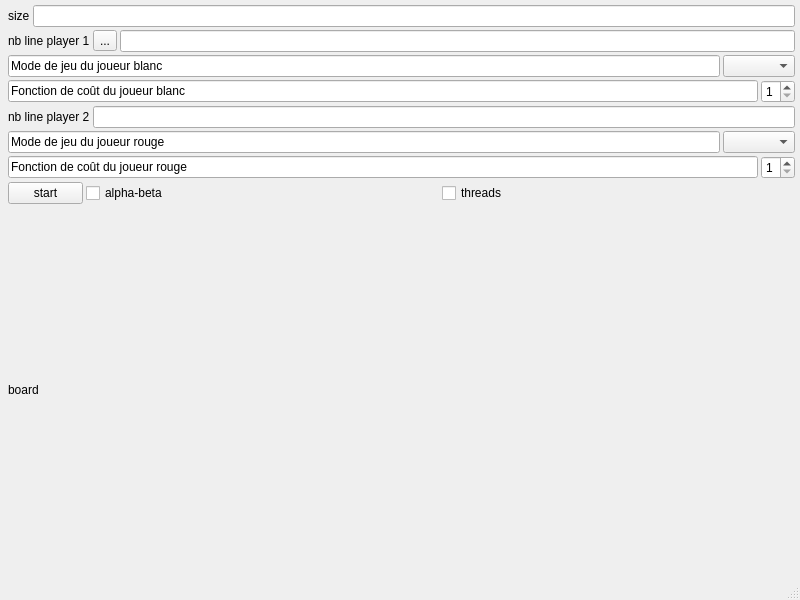
<?xml version="1.0" encoding="UTF-8"?>
<ui version="4.0">
 <class>MainWindow</class>
 <widget class="QMainWindow" name="MainWindow">
  <property name="enabled">
   <bool>true</bool>
  </property>
  <property name="geometry">
   <rect>
    <x>0</x>
    <y>0</y>
    <width>800</width>
    <height>600</height>
   </rect>
  </property>
  <property name="sizePolicy">
   <sizepolicy hsizetype="Expanding" vsizetype="MinimumExpanding">
    <horstretch>0</horstretch>
    <verstretch>0</verstretch>
   </sizepolicy>
  </property>
  <property name="windowTitle">
   <string>Jeu de dames</string>
  </property>
  <widget class="QWidget" name="centralwidget">
   <property name="sizePolicy">
    <sizepolicy hsizetype="MinimumExpanding" vsizetype="MinimumExpanding">
     <horstretch>0</horstretch>
     <verstretch>0</verstretch>
    </sizepolicy>
   </property>
   <property name="maximumSize">
    <size>
     <width>16777215</width>
     <height>16777215</height>
    </size>
   </property>
   <layout class="QHBoxLayout" name="horizontalLayout_7">
    <property name="spacing">
     <number>3</number>
    </property>
    <property name="leftMargin">
     <number>5</number>
    </property>
    <property name="topMargin">
     <number>5</number>
    </property>
    <property name="rightMargin">
     <number>5</number>
    </property>
    <property name="bottomMargin">
     <number>5</number>
    </property>
    <item>
     <widget class="QFrame" name="border">
      <property name="enabled">
       <bool>true</bool>
      </property>
      <property name="sizePolicy">
       <sizepolicy hsizetype="Fixed" vsizetype="Fixed">
        <horstretch>0</horstretch>
        <verstretch>0</verstretch>
       </sizepolicy>
      </property>
      <property name="minimumSize">
       <size>
        <width>0</width>
        <height>0</height>
       </size>
      </property>
      <property name="sizeIncrement">
       <size>
        <width>1</width>
        <height>1</height>
       </size>
      </property>
      <property name="cursor">
       <cursorShape>OpenHandCursor</cursorShape>
      </property>
      <property name="frameShape">
       <enum>QFrame::NoFrame</enum>
      </property>
      <property name="frameShadow">
       <enum>QFrame::Plain</enum>
      </property>
      <property name="lineWidth">
       <number>3</number>
      </property>
      <property name="midLineWidth">
       <number>0</number>
      </property>
      <layout class="QHBoxLayout" name="horizontalLayout">
       <property name="spacing">
        <number>0</number>
       </property>
       <property name="sizeConstraint">
        <enum>QLayout::SetMinimumSize</enum>
       </property>
       <property name="leftMargin">
        <number>0</number>
       </property>
       <property name="topMargin">
        <number>0</number>
       </property>
       <property name="rightMargin">
        <number>0</number>
       </property>
       <property name="bottomMargin">
        <number>0</number>
       </property>
       <item>
        <layout class="QGridLayout" name="board_gl">
         <property name="sizeConstraint">
          <enum>QLayout::SetNoConstraint</enum>
         </property>
         <property name="leftMargin">
          <number>0</number>
         </property>
         <property name="topMargin">
          <number>0</number>
         </property>
         <property name="rightMargin">
          <number>0</number>
         </property>
         <property name="bottomMargin">
          <number>0</number>
         </property>
         <property name="spacing">
          <number>0</number>
         </property>
        </layout>
       </item>
      </layout>
     </widget>
    </item>
    <item>
     <layout class="QVBoxLayout" name="verticalLayout">
      <property name="sizeConstraint">
       <enum>QLayout::SetMinimumSize</enum>
      </property>
      <item>
       <layout class="QHBoxLayout" name="horizontalLayout_4">
        <item>
         <widget class="QLabel" name="size_l">
          <property name="text">
           <string>size</string>
          </property>
         </widget>
        </item>
        <item>
         <widget class="QLineEdit" name="size_tb"/>
        </item>
       </layout>
      </item>
      <item>
       <layout class="QHBoxLayout" name="horizontalLayout_3">
        <item>
         <widget class="QLabel" name="nbLineP1_l">
          <property name="text">
           <string>nb line player 1</string>
          </property>
         </widget>
        </item>
        <item>
         <widget class="QToolButton" name="toolButton">
          <property name="text">
           <string>...</string>
          </property>
         </widget>
        </item>
        <item>
         <widget class="QLineEdit" name="nbLineP1_tb"/>
        </item>
       </layout>
      </item>
      <item>
       <layout class="QHBoxLayout" name="horizontalLayout_5">
        <item>
         <widget class="QLineEdit" name="lineEdit">
          <property name="minimumSize">
           <size>
            <width>160</width>
            <height>20</height>
           </size>
          </property>
          <property name="text">
           <string>Mode de jeu du joueur blanc</string>
          </property>
          <property name="readOnly">
           <bool>true</bool>
          </property>
         </widget>
        </item>
        <item>
         <widget class="QComboBox" name="modeP1_IA"/>
        </item>
       </layout>
      </item>
      <item>
       <layout class="QHBoxLayout" name="horizontalLayout_10">
        <item>
         <widget class="QLineEdit" name="lineEdit_4">
          <property name="text">
           <string>Fonction de coût du joueur blanc</string>
          </property>
          <property name="readOnly">
           <bool>true</bool>
          </property>
         </widget>
        </item>
        <item>
         <widget class="QSpinBox" name="fctcout1">
          <property name="sizePolicy">
           <sizepolicy hsizetype="Minimum" vsizetype="Maximum">
            <horstretch>0</horstretch>
            <verstretch>0</verstretch>
           </sizepolicy>
          </property>
          <property name="minimum">
           <number>1</number>
          </property>
          <property name="maximum">
           <number>2</number>
          </property>
         </widget>
        </item>
       </layout>
      </item>
      <item>
       <layout class="QHBoxLayout" name="horizontalLayout_2">
        <item>
         <widget class="QLabel" name="nbLineP2_l">
          <property name="text">
           <string>nb line player 2</string>
          </property>
         </widget>
        </item>
        <item>
         <widget class="QLineEdit" name="nbLineP2_tb"/>
        </item>
       </layout>
      </item>
      <item>
       <layout class="QHBoxLayout" name="horizontalLayout_6">
        <item>
         <widget class="QLineEdit" name="lineEdit_2">
          <property name="minimumSize">
           <size>
            <width>160</width>
            <height>20</height>
           </size>
          </property>
          <property name="text">
           <string>Mode de jeu du joueur rouge</string>
          </property>
          <property name="readOnly">
           <bool>true</bool>
          </property>
         </widget>
        </item>
        <item>
         <widget class="QComboBox" name="modeP2_IA"/>
        </item>
       </layout>
      </item>
      <item>
       <layout class="QHBoxLayout" name="horizontalLayout_9">
        <item>
         <widget class="QLineEdit" name="lineEdit_3">
          <property name="text">
           <string>Fonction de coût du joueur rouge</string>
          </property>
          <property name="readOnly">
           <bool>true</bool>
          </property>
         </widget>
        </item>
        <item>
         <widget class="QSpinBox" name="fctcout2">
          <property name="sizePolicy">
           <sizepolicy hsizetype="Minimum" vsizetype="Maximum">
            <horstretch>0</horstretch>
            <verstretch>0</verstretch>
           </sizepolicy>
          </property>
          <property name="minimum">
           <number>1</number>
          </property>
          <property name="maximum">
           <number>2</number>
          </property>
         </widget>
        </item>
       </layout>
      </item>
      <item>
       <layout class="QHBoxLayout" name="horizontalLayout_8">
        <item>
         <widget class="QPushButton" name="start">
          <property name="maximumSize">
           <size>
            <width>75</width>
            <height>23</height>
           </size>
          </property>
          <property name="text">
           <string>start</string>
          </property>
         </widget>
        </item>
        <item>
         <widget class="QCheckBox" name="alphabeta">
          <property name="text">
           <string>alpha-beta</string>
          </property>
         </widget>
        </item>
        <item>
         <widget class="QCheckBox" name="threads">
          <property name="text">
           <string>threads</string>
          </property>
         </widget>
        </item>
       </layout>
      </item>
      <item>
       <widget class="QLabel" name="board_l">
        <property name="text">
         <string>board</string>
        </property>
       </widget>
      </item>
     </layout>
    </item>
   </layout>
  </widget>
  <widget class="QMenuBar" name="menubar">
   <property name="geometry">
    <rect>
     <x>0</x>
     <y>0</y>
     <width>800</width>
     <height>21</height>
    </rect>
   </property>
  </widget>
  <widget class="QStatusBar" name="statusbar"/>
 </widget>
 <resources/>
 <connections/>
</ui>
